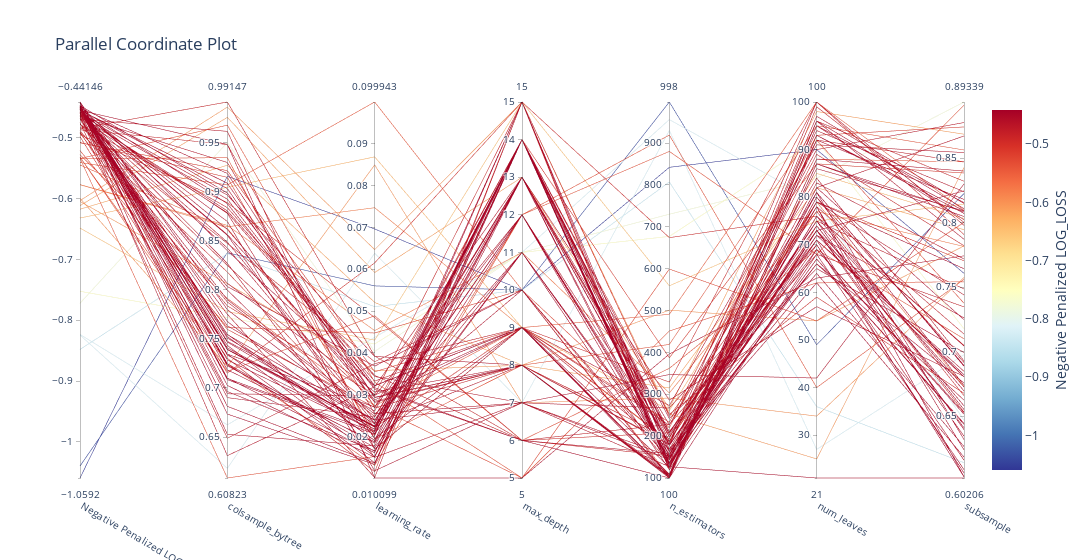

The notebook cell saved with this chart:
### Code cell
best_lgb_log_loss = ML_PIPELINE.tune(X_train_full, y_train_full, 
                          algorithm=lgb.LGBMClassifier, 
                          tune_metric='log_loss',
                          preprocessor=PreProcessor(
                              target_encode_cols=encoding_recommendations["target_encode_cols"],
                          ),
                          param_ranges=lgb_param_ranges,  
                          beta=1,
                          max_evals=100,
                          patience=10,  
                          n_startup_trials=10,
                          verbose=-1,
                          cv=3,
                          cv_variance_penalty=0.3,
                          log_best_model=False)
